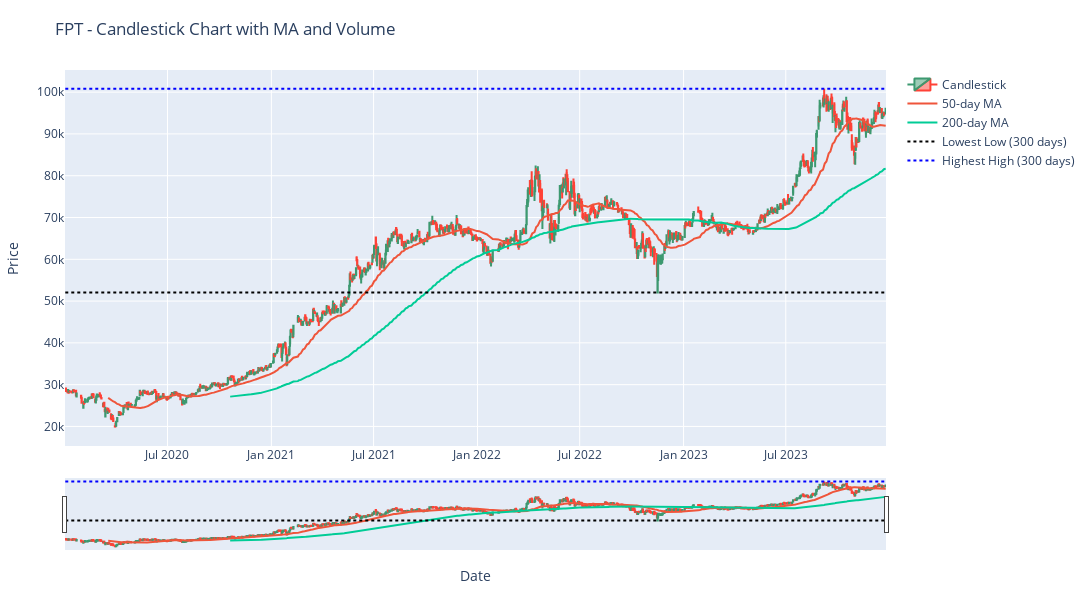

The cell this chart's notebook holds for it:
### Code cell
fig = candlestick_chart(df, ma_periods=[50,200], show_volume=False, reference_period=300, figure_size=(12, 6),
                        title='FPT - Candlestick Chart with MA and Volume', x_label='Date', y_label='Price',
                        colors=('lightgray', 'gray'), reference_colors=('black', 'blue'))

fig.show()

### Figure 1 — Plotly figure (JSON) as saved in the notebook; plotly's stock layout.template omitted (floating-point values rounded to 4 significant figures; data arrays with more than 128 entries replaced by an {"elided": "..."} marker saying what was removed)
{"data": [{"close": {"elided": "997 int values"}, "high": {"elided": "997 int values"}, "low": {"elided": "997 int values"}, "name": "Candlestick", "open": {"elided": "997 int values"}, "type": "candlestick", "x": {"elided": "997 str values"}}, {"mode": "lines", "name": "50-day MA", "type": "scatter", "x": {"elided": "997 str values"}, "y": {"elided": "997 float values"}}, {"mode": "lines", "name": "200-day MA", "type": "scatter", "x": {"elided": "997 str values"}, "y": {"elided": "997 float values"}}, {"line": {"color": "black", "dash": "dot"}, "mode": "lines", "name": "Lowest Low (300 days)", "type": "scatter", "x": {"elided": "997 str values"}, "y": {"elided": "997 int values"}}, {"line": {"color": "blue", "dash": "dot"}, "mode": "lines", "name": "Highest High (300 days)", "type": "scatter", "x": {"elided": "997 str values"}, "y": {"elided": "997 int values"}}], "layout": {"height": 600, "margin": {"b": 50, "l": 50, "r": 50, "t": 70}, "title": {"text": "FPT - Candlestick Chart with MA and Volume"}, "width": 1200, "xaxis": {"rangeslider": {"visible": true}, "title": {"text": "Date"}}, "yaxis": {"title": {"text": "Price"}}, "yaxis2": {"overlaying": "y", "side": "right", "title": {"text": "Volume"}}}}
